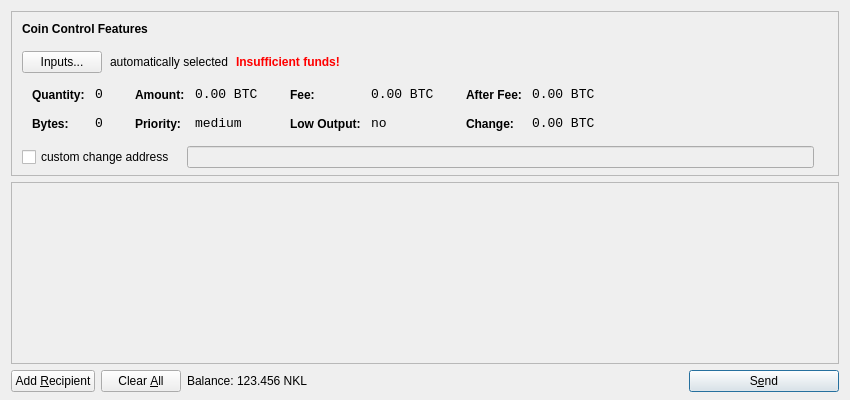
<?xml version="1.0" encoding="UTF-8"?>
<ui version="4.0">
 <class>SendCoinsDialog</class>
 <widget class="QDialog" name="SendCoinsDialog">
  <property name="geometry">
   <rect>
    <x>0</x>
    <y>0</y>
    <width>850</width>
    <height>400</height>
   </rect>
  </property>
  <property name="windowTitle">
   <string>Send Coins</string>
  </property>
  <layout class="QVBoxLayout" name="verticalLayout" stretch="0,1,0">
   <property name="bottomMargin">
    <number>8</number>
   </property>
   <item>
    <widget class="QFrame" name="frameCoinControl">
     <property name="sizePolicy">
      <sizepolicy hsizetype="Expanding" vsizetype="Expanding">
       <horstretch>0</horstretch>
       <verstretch>0</verstretch>
      </sizepolicy>
     </property>
     <property name="maximumSize">
      <size>
       <width>16777215</width>
       <height>16777215</height>
      </size>
     </property>
     <property name="frameShape">
      <enum>QFrame::StyledPanel</enum>
     </property>
     <property name="frameShadow">
      <enum>QFrame::Sunken</enum>
     </property>
     <layout class="QVBoxLayout" name="verticalLayoutCoinControl2">
      <property name="spacing">
       <number>-1</number>
      </property>
      <property name="leftMargin">
       <number>0</number>
      </property>
      <property name="topMargin">
       <number>0</number>
      </property>
      <property name="rightMargin">
       <number>0</number>
      </property>
      <property name="bottomMargin">
       <number>6</number>
      </property>
      <item>
       <layout class="QVBoxLayout" name="verticalLayoutCoinControl" stretch="0,0,0,0,1">
        <property name="spacing">
         <number>0</number>
        </property>
        <property name="leftMargin">
         <number>10</number>
        </property>
        <property name="topMargin">
         <number>10</number>
        </property>
        <item>
         <layout class="QHBoxLayout" name="horizontalLayoutCoinControl1">
          <property name="bottomMargin">
           <number>15</number>
          </property>
          <item>
           <widget class="QLabel" name="labelCoinControlFeatures">
            <property name="sizePolicy">
             <sizepolicy hsizetype="Preferred" vsizetype="Maximum">
              <horstretch>0</horstretch>
              <verstretch>0</verstretch>
             </sizepolicy>
            </property>
            <property name="font">
             <font>
              <weight>75</weight>
              <bold>true</bold>
             </font>
            </property>
            <property name="styleSheet">
             <string notr="true">font-weight:bold;</string>
            </property>
            <property name="text">
             <string>Coin Control Features</string>
            </property>
           </widget>
          </item>
         </layout>
        </item>
        <item>
         <layout class="QHBoxLayout" name="horizontalLayoutCoinControl2" stretch="0,0,0,0">
          <property name="spacing">
           <number>8</number>
          </property>
          <property name="bottomMargin">
           <number>10</number>
          </property>
          <item>
           <widget class="QPushButton" name="pushButtonCoinControl">
            <property name="styleSheet">
             <string notr="true"/>
            </property>
            <property name="text">
             <string>Inputs...</string>
            </property>
           </widget>
          </item>
          <item>
           <widget class="QLabel" name="labelCoinControlAutomaticallySelected">
            <property name="text">
             <string>automatically selected</string>
            </property>
            <property name="margin">
             <number>5</number>
            </property>
           </widget>
          </item>
          <item>
           <widget class="QLabel" name="labelCoinControlInsuffFunds">
            <property name="font">
             <font>
              <weight>75</weight>
              <bold>true</bold>
             </font>
            </property>
            <property name="styleSheet">
             <string notr="true">color:red;font-weight:bold;</string>
            </property>
            <property name="text">
             <string>Insufficient funds!</string>
            </property>
            <property name="margin">
             <number>5</number>
            </property>
           </widget>
          </item>
          <item>
           <spacer name="horizontalSpacerCoinControl">
            <property name="orientation">
             <enum>Qt::Horizontal</enum>
            </property>
            <property name="sizeHint" stdset="0">
             <size>
              <width>40</width>
              <height>1</height>
             </size>
            </property>
           </spacer>
          </item>
         </layout>
        </item>
        <item>
         <widget class="QWidget" name="widgetCoinControl" native="true">
          <property name="sizePolicy">
           <sizepolicy hsizetype="Preferred" vsizetype="Preferred">
            <horstretch>0</horstretch>
            <verstretch>0</verstretch>
           </sizepolicy>
          </property>
          <property name="minimumSize">
           <size>
            <width>0</width>
            <height>0</height>
           </size>
          </property>
          <property name="styleSheet">
           <string notr="true"/>
          </property>
          <layout class="QHBoxLayout" name="horizontalLayoutCoinControl5">
           <property name="margin">
            <number>0</number>
           </property>
           <item>
            <layout class="QHBoxLayout" name="horizontalLayoutCoinControl3" stretch="0,0,0,1">
             <property name="spacing">
              <number>20</number>
             </property>
             <property name="topMargin">
              <number>0</number>
             </property>
             <property name="bottomMargin">
              <number>10</number>
             </property>
             <item>
              <layout class="QFormLayout" name="formLayoutCoinControl1">
               <property name="horizontalSpacing">
                <number>10</number>
               </property>
               <property name="verticalSpacing">
                <number>14</number>
               </property>
               <property name="leftMargin">
                <number>10</number>
               </property>
               <property name="topMargin">
                <number>4</number>
               </property>
               <property name="rightMargin">
                <number>6</number>
               </property>
               <item row="0" column="0">
                <widget class="QLabel" name="labelCoinControlQuantityText">
                 <property name="styleSheet">
                  <string notr="true">font-weight:bold;</string>
                 </property>
                 <property name="text">
                  <string>Quantity:</string>
                 </property>
                 <property name="margin">
                  <number>0</number>
                 </property>
                </widget>
               </item>
               <item row="0" column="1">
                <widget class="QLabel" name="labelCoinControlQuantity">
                 <property name="font">
                  <font>
                   <family>Monospace</family>
                   <pointsize>10</pointsize>
                  </font>
                 </property>
                 <property name="cursor">
                  <cursorShape>IBeamCursor</cursorShape>
                 </property>
                 <property name="contextMenuPolicy">
                  <enum>Qt::ActionsContextMenu</enum>
                 </property>
                 <property name="text">
                  <string notr="true">0</string>
                 </property>
                 <property name="margin">
                  <number>0</number>
                 </property>
                 <property name="textInteractionFlags">
                  <set>Qt::LinksAccessibleByMouse|Qt::TextSelectableByKeyboard|Qt::TextSelectableByMouse</set>
                 </property>
                </widget>
               </item>
               <item row="1" column="0">
                <widget class="QLabel" name="labelCoinControlBytesText">
                 <property name="styleSheet">
                  <string notr="true">font-weight:bold;</string>
                 </property>
                 <property name="text">
                  <string>Bytes:</string>
                 </property>
                </widget>
               </item>
               <item row="1" column="1">
                <widget class="QLabel" name="labelCoinControlBytes">
                 <property name="font">
                  <font>
                   <family>Monospace</family>
                   <pointsize>10</pointsize>
                  </font>
                 </property>
                 <property name="cursor">
                  <cursorShape>IBeamCursor</cursorShape>
                 </property>
                 <property name="contextMenuPolicy">
                  <enum>Qt::ActionsContextMenu</enum>
                 </property>
                 <property name="text">
                  <string notr="true">0</string>
                 </property>
                 <property name="textInteractionFlags">
                  <set>Qt::LinksAccessibleByMouse|Qt::TextSelectableByKeyboard|Qt::TextSelectableByMouse</set>
                 </property>
                </widget>
               </item>
              </layout>
             </item>
             <item>
              <layout class="QFormLayout" name="formLayoutCoinControl2">
               <property name="horizontalSpacing">
                <number>10</number>
               </property>
               <property name="verticalSpacing">
                <number>14</number>
               </property>
               <property name="leftMargin">
                <number>6</number>
               </property>
               <property name="topMargin">
                <number>4</number>
               </property>
               <property name="rightMargin">
                <number>6</number>
               </property>
               <item row="0" column="0">
                <widget class="QLabel" name="labelCoinControlAmountText">
                 <property name="styleSheet">
                  <string notr="true">font-weight:bold;</string>
                 </property>
                 <property name="text">
                  <string>Amount:</string>
                 </property>
                 <property name="margin">
                  <number>0</number>
                 </property>
                </widget>
               </item>
               <item row="0" column="1">
                <widget class="QLabel" name="labelCoinControlAmount">
                 <property name="font">
                  <font>
                   <family>Monospace</family>
                   <pointsize>10</pointsize>
                  </font>
                 </property>
                 <property name="cursor">
                  <cursorShape>IBeamCursor</cursorShape>
                 </property>
                 <property name="contextMenuPolicy">
                  <enum>Qt::ActionsContextMenu</enum>
                 </property>
                 <property name="text">
                  <string notr="true">0.00 BTC</string>
                 </property>
                 <property name="textInteractionFlags">
                  <set>Qt::LinksAccessibleByMouse|Qt::TextSelectableByKeyboard|Qt::TextSelectableByMouse</set>
                 </property>
                </widget>
               </item>
               <item row="1" column="0">
                <widget class="QLabel" name="labelCoinControlPriorityText">
                 <property name="styleSheet">
                  <string notr="true">font-weight:bold;</string>
                 </property>
                 <property name="text">
                  <string>Priority:</string>
                 </property>
                </widget>
               </item>
               <item row="1" column="1">
                <widget class="QLabel" name="labelCoinControlPriority">
                 <property name="font">
                  <font>
                   <family>Monospace</family>
                   <pointsize>10</pointsize>
                  </font>
                 </property>
                 <property name="cursor">
                  <cursorShape>IBeamCursor</cursorShape>
                 </property>
                 <property name="contextMenuPolicy">
                  <enum>Qt::ActionsContextMenu</enum>
                 </property>
                 <property name="text">
                  <string>medium</string>
                 </property>
                 <property name="textInteractionFlags">
                  <set>Qt::LinksAccessibleByMouse|Qt::TextSelectableByKeyboard|Qt::TextSelectableByMouse</set>
                 </property>
                </widget>
               </item>
              </layout>
             </item>
             <item>
              <layout class="QFormLayout" name="formLayoutCoinControl3">
               <property name="horizontalSpacing">
                <number>10</number>
               </property>
               <property name="verticalSpacing">
                <number>14</number>
               </property>
               <property name="leftMargin">
                <number>6</number>
               </property>
               <property name="topMargin">
                <number>4</number>
               </property>
               <property name="rightMargin">
                <number>6</number>
               </property>
               <item row="0" column="0">
                <widget class="QLabel" name="labelCoinControlFeeText">
                 <property name="styleSheet">
                  <string notr="true">font-weight:bold;</string>
                 </property>
                 <property name="text">
                  <string>Fee:</string>
                 </property>
                 <property name="margin">
                  <number>0</number>
                 </property>
                </widget>
               </item>
               <item row="0" column="1">
                <widget class="QLabel" name="labelCoinControlFee">
                 <property name="font">
                  <font>
                   <family>Monospace</family>
                   <pointsize>10</pointsize>
                  </font>
                 </property>
                 <property name="cursor">
                  <cursorShape>IBeamCursor</cursorShape>
                 </property>
                 <property name="contextMenuPolicy">
                  <enum>Qt::ActionsContextMenu</enum>
                 </property>
                 <property name="text">
                  <string notr="true">0.00 BTC</string>
                 </property>
                 <property name="textInteractionFlags">
                  <set>Qt::LinksAccessibleByMouse|Qt::TextSelectableByKeyboard|Qt::TextSelectableByMouse</set>
                 </property>
                </widget>
               </item>
               <item row="1" column="0">
                <widget class="QLabel" name="labelCoinControlLowOutputText">
                 <property name="styleSheet">
                  <string notr="true">font-weight:bold;</string>
                 </property>
                 <property name="text">
                  <string>Low Output:</string>
                 </property>
                </widget>
               </item>
               <item row="1" column="1">
                <widget class="QLabel" name="labelCoinControlLowOutput">
                 <property name="font">
                  <font>
                   <family>Monospace</family>
                   <pointsize>10</pointsize>
                  </font>
                 </property>
                 <property name="cursor">
                  <cursorShape>IBeamCursor</cursorShape>
                 </property>
                 <property name="contextMenuPolicy">
                  <enum>Qt::ActionsContextMenu</enum>
                 </property>
                 <property name="text">
                  <string>no</string>
                 </property>
                 <property name="textInteractionFlags">
                  <set>Qt::LinksAccessibleByMouse|Qt::TextSelectableByKeyboard|Qt::TextSelectableByMouse</set>
                 </property>
                </widget>
               </item>
              </layout>
             </item>
             <item>
              <layout class="QFormLayout" name="formLayoutCoinControl4">
               <property name="horizontalSpacing">
                <number>10</number>
               </property>
               <property name="verticalSpacing">
                <number>14</number>
               </property>
               <property name="leftMargin">
                <number>6</number>
               </property>
               <property name="topMargin">
                <number>4</number>
               </property>
               <property name="rightMargin">
                <number>6</number>
               </property>
               <item row="0" column="0">
                <widget class="QLabel" name="labelCoinControlAfterFeeText">
                 <property name="styleSheet">
                  <string notr="true">font-weight:bold;</string>
                 </property>
                 <property name="text">
                  <string>After Fee:</string>
                 </property>
                 <property name="margin">
                  <number>0</number>
                 </property>
                </widget>
               </item>
               <item row="0" column="1">
                <widget class="QLabel" name="labelCoinControlAfterFee">
                 <property name="font">
                  <font>
                   <family>Monospace</family>
                   <pointsize>10</pointsize>
                  </font>
                 </property>
                 <property name="cursor">
                  <cursorShape>IBeamCursor</cursorShape>
                 </property>
                 <property name="contextMenuPolicy">
                  <enum>Qt::ActionsContextMenu</enum>
                 </property>
                 <property name="text">
                  <string notr="true">0.00 BTC</string>
                 </property>
                 <property name="textInteractionFlags">
                  <set>Qt::LinksAccessibleByMouse|Qt::TextSelectableByKeyboard|Qt::TextSelectableByMouse</set>
                 </property>
                </widget>
               </item>
               <item row="1" column="0">
                <widget class="QLabel" name="labelCoinControlChangeText">
                 <property name="styleSheet">
                  <string notr="true">font-weight:bold;</string>
                 </property>
                 <property name="text">
                  <string>Change:</string>
                 </property>
                </widget>
               </item>
               <item row="1" column="1">
                <widget class="QLabel" name="labelCoinControlChange">
                 <property name="font">
                  <font>
                   <family>Monospace</family>
                   <pointsize>10</pointsize>
                  </font>
                 </property>
                 <property name="cursor">
                  <cursorShape>IBeamCursor</cursorShape>
                 </property>
                 <property name="contextMenuPolicy">
                  <enum>Qt::ActionsContextMenu</enum>
                 </property>
                 <property name="text">
                  <string notr="true">0.00 BTC</string>
                 </property>
                 <property name="textInteractionFlags">
                  <set>Qt::LinksAccessibleByMouse|Qt::TextSelectableByKeyboard|Qt::TextSelectableByMouse</set>
                 </property>
                </widget>
               </item>
              </layout>
             </item>
            </layout>
           </item>
          </layout>
         </widget>
        </item>
        <item>
         <layout class="QHBoxLayout" name="horizontalLayoutCoinControl4" stretch="0,0,0">
          <property name="spacing">
           <number>12</number>
          </property>
          <property name="sizeConstraint">
           <enum>QLayout::SetDefaultConstraint</enum>
          </property>
          <property name="topMargin">
           <number>5</number>
          </property>
          <property name="rightMargin">
           <number>5</number>
          </property>
          <item>
           <widget class="QCheckBox" name="checkBoxCoinControlChange">
            <property name="text">
             <string>custom change address</string>
            </property>
           </widget>
          </item>
          <item>
           <widget class="QLineEdit" name="lineEditCoinControlChange">
            <property name="enabled">
             <bool>false</bool>
            </property>
            <property name="sizePolicy">
             <sizepolicy hsizetype="Expanding" vsizetype="Fixed">
              <horstretch>0</horstretch>
              <verstretch>0</verstretch>
             </sizepolicy>
            </property>
           </widget>
          </item>
          <item>
           <widget class="QLabel" name="labelCoinControlChangeLabel">
            <property name="sizePolicy">
             <sizepolicy hsizetype="Preferred" vsizetype="Expanding">
              <horstretch>0</horstretch>
              <verstretch>0</verstretch>
             </sizepolicy>
            </property>
            <property name="minimumSize">
             <size>
              <width>0</width>
              <height>0</height>
             </size>
            </property>
            <property name="text">
             <string/>
            </property>
            <property name="margin">
             <number>3</number>
            </property>
           </widget>
          </item>
         </layout>
        </item>
        <item>
         <spacer name="verticalSpacerCoinControl">
          <property name="orientation">
           <enum>Qt::Vertical</enum>
          </property>
          <property name="sizeHint" stdset="0">
           <size>
            <width>800</width>
            <height>1</height>
           </size>
          </property>
         </spacer>
        </item>
       </layout>
      </item>
     </layout>
    </widget>
   </item>
   <item>
    <widget class="QScrollArea" name="scrollArea">
     <property name="widgetResizable">
      <bool>true</bool>
     </property>
     <widget class="QWidget" name="scrollAreaWidgetContents">
      <property name="geometry">
       <rect>
        <x>0</x>
        <y>0</y>
        <width>830</width>
        <height>165</height>
       </rect>
      </property>
      <layout class="QVBoxLayout" name="verticalLayout_2">
       <property name="margin">
        <number>0</number>
       </property>
       <item>
        <layout class="QVBoxLayout" name="entries">
         <property name="spacing">
          <number>6</number>
         </property>
        </layout>
       </item>
       <item>
        <spacer name="verticalSpacer">
         <property name="orientation">
          <enum>Qt::Vertical</enum>
         </property>
         <property name="sizeHint" stdset="0">
          <size>
           <width>20</width>
           <height>40</height>
          </size>
         </property>
        </spacer>
       </item>
      </layout>
     </widget>
    </widget>
   </item>
   <item>
    <layout class="QHBoxLayout" name="horizontalLayout">
     <item>
      <widget class="QPushButton" name="addButton">
       <property name="toolTip">
        <string>Send to multiple recipients at once</string>
       </property>
       <property name="text">
        <string>Add &amp;Recipient</string>
       </property>
       <property name="icon">
        <iconset resource="../bitcoin.qrc">
         <normaloff>:/icons/add</normaloff>:/icons/add</iconset>
       </property>
       <property name="autoDefault">
        <bool>false</bool>
       </property>
      </widget>
     </item>
     <item>
      <widget class="QPushButton" name="clearButton">
       <property name="sizePolicy">
        <sizepolicy hsizetype="Minimum" vsizetype="Fixed">
         <horstretch>0</horstretch>
         <verstretch>0</verstretch>
        </sizepolicy>
       </property>
       <property name="toolTip">
        <string>Remove all transaction fields</string>
       </property>
       <property name="text">
        <string>Clear &amp;All</string>
       </property>
       <property name="icon">
        <iconset resource="../bitcoin.qrc">
         <normaloff>:/icons/remove</normaloff>:/icons/remove</iconset>
       </property>
       <property name="autoRepeatDelay">
        <number>300</number>
       </property>
       <property name="autoDefault">
        <bool>false</bool>
       </property>
      </widget>
     </item>
     <item>
      <layout class="QHBoxLayout" name="horizontalLayout_2">
       <property name="spacing">
        <number>3</number>
       </property>
       <item>
        <widget class="QLabel" name="label">
         <property name="text">
          <string>Balance:</string>
         </property>
        </widget>
       </item>
       <item>
        <widget class="QLabel" name="labelBalance">
         <property name="cursor">
          <cursorShape>IBeamCursor</cursorShape>
         </property>
         <property name="text">
          <string>123.456 NKL</string>
         </property>
         <property name="textInteractionFlags">
          <set>Qt::LinksAccessibleByMouse|Qt::TextSelectableByKeyboard|Qt::TextSelectableByMouse</set>
         </property>
        </widget>
       </item>
      </layout>
     </item>
     <item>
      <spacer name="horizontalSpacer">
       <property name="orientation">
        <enum>Qt::Horizontal</enum>
       </property>
       <property name="sizeHint" stdset="0">
        <size>
         <width>40</width>
         <height>20</height>
        </size>
       </property>
      </spacer>
     </item>
     <item>
      <widget class="QPushButton" name="sendButton">
       <property name="minimumSize">
        <size>
         <width>150</width>
         <height>0</height>
        </size>
       </property>
       <property name="toolTip">
        <string>Confirm the send action</string>
       </property>
       <property name="text">
        <string>S&amp;end</string>
       </property>
       <property name="icon">
        <iconset resource="../bitcoin.qrc">
         <normaloff>:/icons/send</normaloff>:/icons/send</iconset>
       </property>
       <property name="default">
        <bool>true</bool>
       </property>
      </widget>
     </item>
    </layout>
   </item>
  </layout>
 </widget>
 <resources>
  <include location="../bitcoin.qrc"/>
 </resources>
 <connections/>
</ui>
